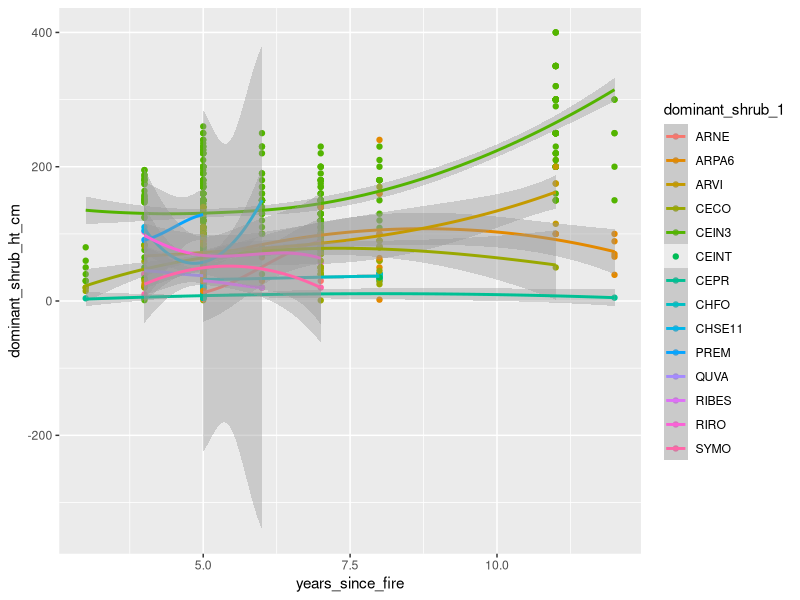
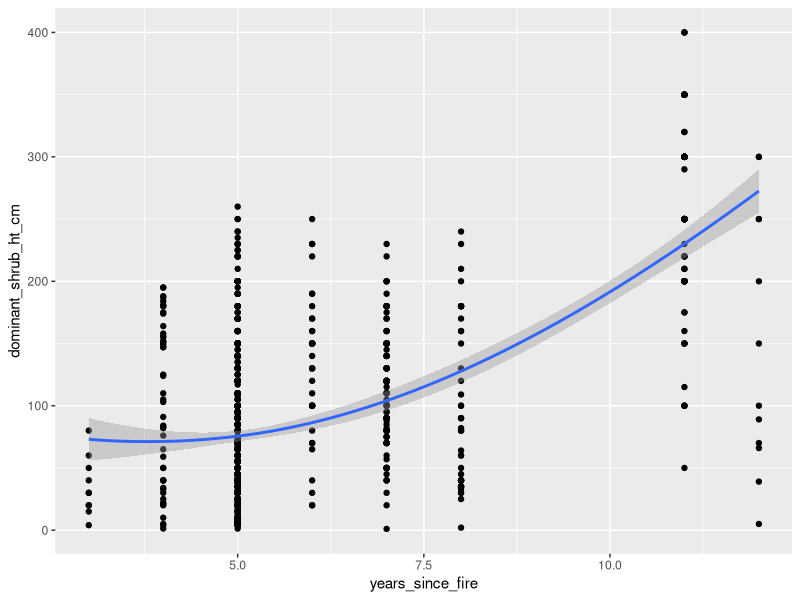

Source code (R) for these figures, in order: (Note: this script raises an error after producing the figures.)
## ---- chunk 1
setwd("~/Shrubs-Seedlings/code/Shrub_growth_time/")
require(tidyverse)
require(lubridate)
## ---- chunk 2
df <- read.csv("../../data/Data_for_shrub_growth/Young_data/Young_Plot_data.csv") %>% 
  arrange(Regen_Plot) %>% 
  tbl_df()
head(df)
## ---- chunk 3
df %>% 
  filter(is.na(dominant_shrub_ht_cm)) %>% 
  select(Regen_Plot, SHRUB, dominant_shrub_1, dominant_shrub_ht_cm, dominant_shrub_2, dominant_shrub_3) 
## ---- chunk 4
df <- df %>% 
  filter(!is.na(dominant_shrub_ht_cm))
## ---- chunk 5
df <- df %>% 
  filter(FIRE_SEV >3) %>% 
  mutate(Date = lubridate::mdy_hm(Date)) %>% 
  mutate(Year_meas = lubridate::year(Date)) %>% 
  dplyr::select(Year_meas, Date, everything()) %>% 
  mutate(years_since_fire = Year_meas - Year.of.Fire) %>% 
  dplyr::select(Regen_Plot, Fire, years_since_fire, Year_meas, Year.of.Fire, Date, dominant_shrub_1, dominant_shrub_ht_cm)
df

summary(df$years_since_fire)  
## ---- chunk 6
sort(unique(df$dominant_shrub_1))
df <- df %>% 
  filter(dominant_shrub_1 %in% c("ARNE", "ARPA6", "ARVI", "CECO", "CEIN3", "CEINT", "CEPR", "CHFO", "CHSE11", "PREM", "QUVA", "RIBES", "RIRO", "SYMO"))
## ---- chunk 7
ggplot(df, aes(x = years_since_fire, y = dominant_shrub_ht_cm, col = dominant_shrub_1))+
  geom_point()+ 
  geom_smooth(method = "loess", span = 1.5)
## ---- chunk 8
ggplot(df, aes(x = years_since_fire, y = dominant_shrub_ht_cm))+
  geom_point()+ 
  geom_smooth(method = "loess", span = 1.5)
## ---- chunk 9
save(df, file = "~/Shrubs-Seedlings/compiled_data/shrub_growth/Young_df.Rdata")
